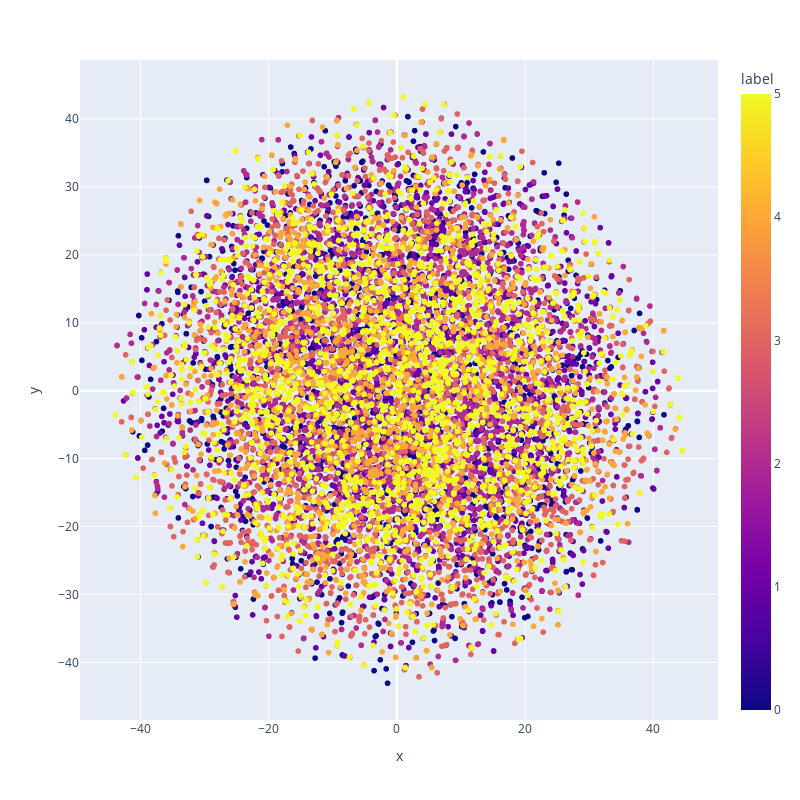

Write notebook code for a chart like this one.
### Code cell
tsne = manifold.TSNE(n_components=2, init='random', random_state=0,learning_rate="auto")
x_tsne = tsne.fit_transform(z_[:,:100])

df = pd.DataFrame(x_tsne,columns=["x","y"])
df["label"] = np.repeat([0,1,2,3,4,5],2000)

fig = px.scatter(df,x="x",y="y",color="label",width=800,height=800)
fig.show()

### Figure 1 — Plotly figure (JSON) as saved in the notebook; plotly's stock layout.template omitted (floating-point values rounded to 4 significant figures; data arrays with more than 128 entries replaced by an {"elided": "..."} marker saying what was removed)
{"data": [{"hovertemplate": "x=%{x}<br>y=%{y}<br>label=%{marker.color}<extra></extra>", "legendgroup": "", "marker": {"color": {"elided": "12000 int values"}, "coloraxis": "coloraxis", "symbol": "circle"}, "mode": "markers", "name": "", "showlegend": false, "type": "scattergl", "x": {"elided": "12000 float values"}, "xaxis": "x", "y": {"elided": "12000 float values"}, "yaxis": "y"}], "layout": {"coloraxis": {"colorbar": {"title": {"text": "label"}}, "colorscale": [[0, "#0d0887"], [0.1111, "#46039f"], [0.2222, "#7201a8"], [0.3333, "#9c179e"], [0.4444, "#bd3786"], [0.5556, "#d8576b"], [0.6667, "#ed7953"], [0.7778, "#fb9f3a"], [0.8889, "#fdca26"], [1, "#f0f921"]]}, "height": 800, "legend": {"tracegroupgap": 0}, "margin": {"t": 60}, "width": 800, "xaxis": {"anchor": "y", "domain": [0, 1], "title": {"text": "x"}}, "yaxis": {"anchor": "x", "domain": [0, 1], "title": {"text": "y"}}}}
